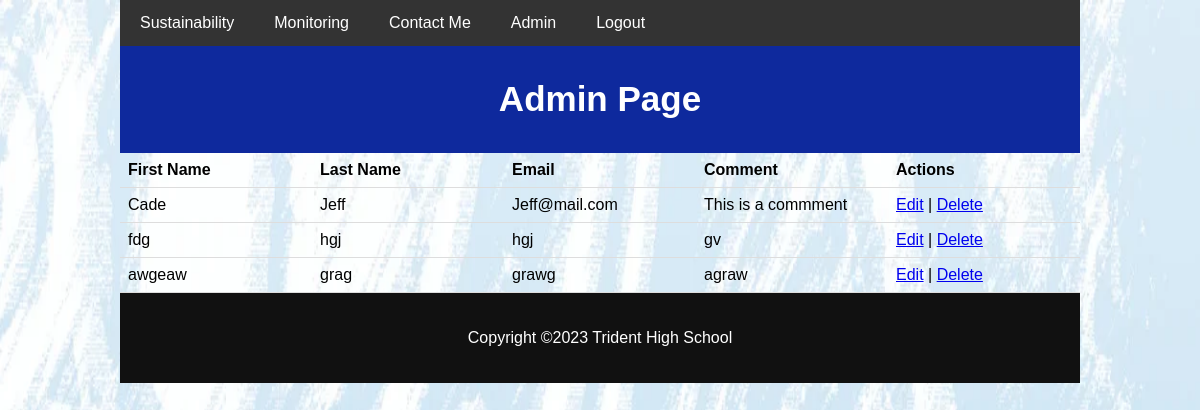
Page /admin.php (signed in) on the committed database.
### tables this page shows
CREATE TABLE `contacts` (
  `id` int(11) NOT NULL,
  `fname` varchar(50) NOT NULL,
  `lname` varchar(50) NOT NULL,
  `email` varchar(100) NOT NULL,
  `comment` text NOT NULL
);

### admin.php (the view, shortened to what this page needs)
<!DOCTYPE html>
<html lang="en">
<head>
<link href="css/fixedstyle.css" rel="stylesheet" type="text/css">
</head>
<body>
<div class="wrapper">
<?php include 'navbar.php';?>
<div class="header">
<h1>Admin Page</h1>
</div>
<div>
<?php  require_once 'setup.php';
$sql = "SELECT * FROM contacts";
$stmt = mysqli_prepare($conn, $sql);
mysqli_stmt_execute($stmt);
$result = mysqli_stmt_get_result($stmt);
if (mysqli_num_rows($result) > 0) {
    echo '<table>';
    echo '<tr><th>First Name</th><th>Last Name</th><th>Email</th><th>Comment</th><th>Actions</th></tr>';
    while($row = $result->fetch_assoc()) {
        echo '<tr>';
        echo '<td>' . $row['fname'] . '</td>';
        echo '<td>' . $row['lname'] . '</td>';
        echo '<td>' . $row['email'] . '</td>';
        echo '<td>' . $row['comment'] . '</td>';
        echo '<td><a href="edit.php?id=' . $row['id'] . ' ">Edit</a> | <a href="delete.php?id=' . $row['id'] .'">Delete</a></td>';
        echo '</tr>';
        }
    echo '</table>';
     }
else {
    echo 'No records found.';
    }
?>
</div>
<div class="footer">
    <?php include 'footer.php';?>
</div>
</div>
</body>
</html>

### css/fixedstyle.css (style rules this page uses)
body { font-family: Arial, Helvetica, sans-serif; margin: 0; background-image: url("../images/tridentbg.jpg"); background-repeat: no-repeat; background-attachment: fixed; background-size: 100% 100%; }
.wrapper { width: 80%; margin:auto; }
.header { padding: 10px; text-align: center; background-color: #0e299d; color:#ffffff; }
.header h1 { font-size: 35px; }
table { table-layout:fixed; }
table td { white-space: nowrap; overflow: hidden; text-overflow: ellipsis; }
.footer { padding:20px 0px; width:100%; background-color: #111111; color: white; text-align: center; display:block; }

### admin.php (style rules this page uses)
table { width: 100%; border-collapse: collapse; }
th, td { padding: 8px; text-align: left; border-bottom: 1px solid #ddd; }

### rows in the picture
contacts: fname "Cade", lname "Jeff", email "Jeff@mail.com", comment "This is a commment"
contacts: fname "fdg", lname "hgj", email "hgj", comment "gv"
contacts: fname "awgeaw", lname "grag", email "grawg", comment "agraw"
